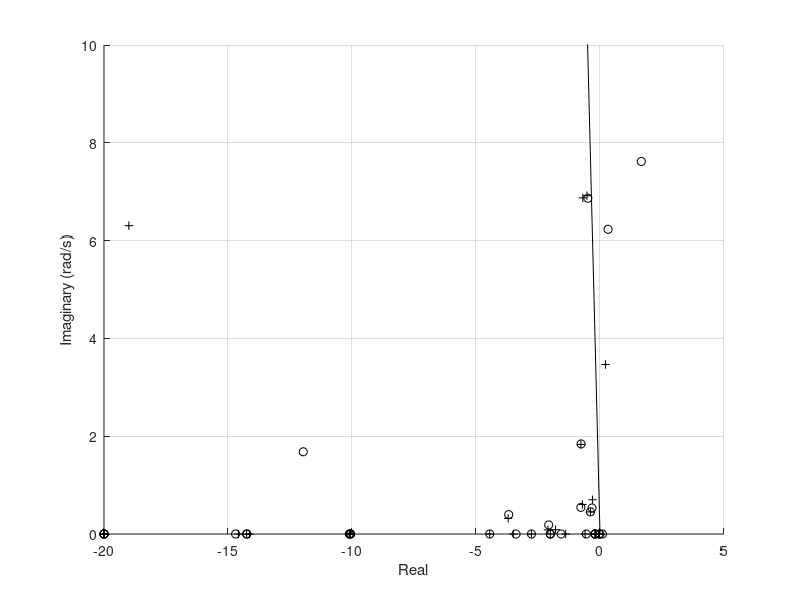

MATLAB code to generate this figure: (Note: this script raises an error after producing the figure.)
%% fig 10.41

clear all; close all; clc;
load('d2aphvdcss.mat');

fig41_name = './dat/ch10_fig41.dat';

fig41 = figure;
ax411 = subplot(1,1,1,'parent',fig41);
hold(ax411,'on');
grid(ax411,'on');

sys_dcr = ss(a_mat,b_dcr(:,1),c_ang(3,:)-c_ang(9,:),d_angdcr(3,:)-d_angdcr(9,:));  % bus 3
rate = tf([1 0],(2*pi*60)*[0.01 1]);
sys_dcr_htf = sys_dcr*rate;

[p_dcr,z_dcr] = pzmap(sys_dcr_htf);

% padding for size consistency
p_dcr = p_dcr.';
z_dcr = z_dcr.';

plot(ax411,[0,-5],[0,5*tan(acos(0.05))],'k');
%plot(ax411,real(eig_track),imag(eig_track),'bd','markerFaceColor','b','markerSize',3.5);
plot(ax411,real(p_dcr),imag(p_dcr),'k+','lineWidth',0.75);
plot(ax411,real(z_dcr),imag(z_dcr),'ko','lineWidth',0.75);
axis(ax411,[-20,5,0,10]);

ylabel(ax411,'Imaginary (rad/s)');
xlabel(ax411,'Real');

H41 = {'k','rep','imp','rez','imz'};
M41 = [1:1:length(p_dcr); real(p_dcr); imag(p_dcr); real(z_dcr); imag(z_dcr)];

fid41 = fopen(fig41_name,'w');
fprintf(fid41,'%s,%s,%s,%s,%s\n',H41{:});
fprintf(fid41,'%6e,%6e,%6e,%6e,%6e\n',M41);
fclose(fid41);

% eof
